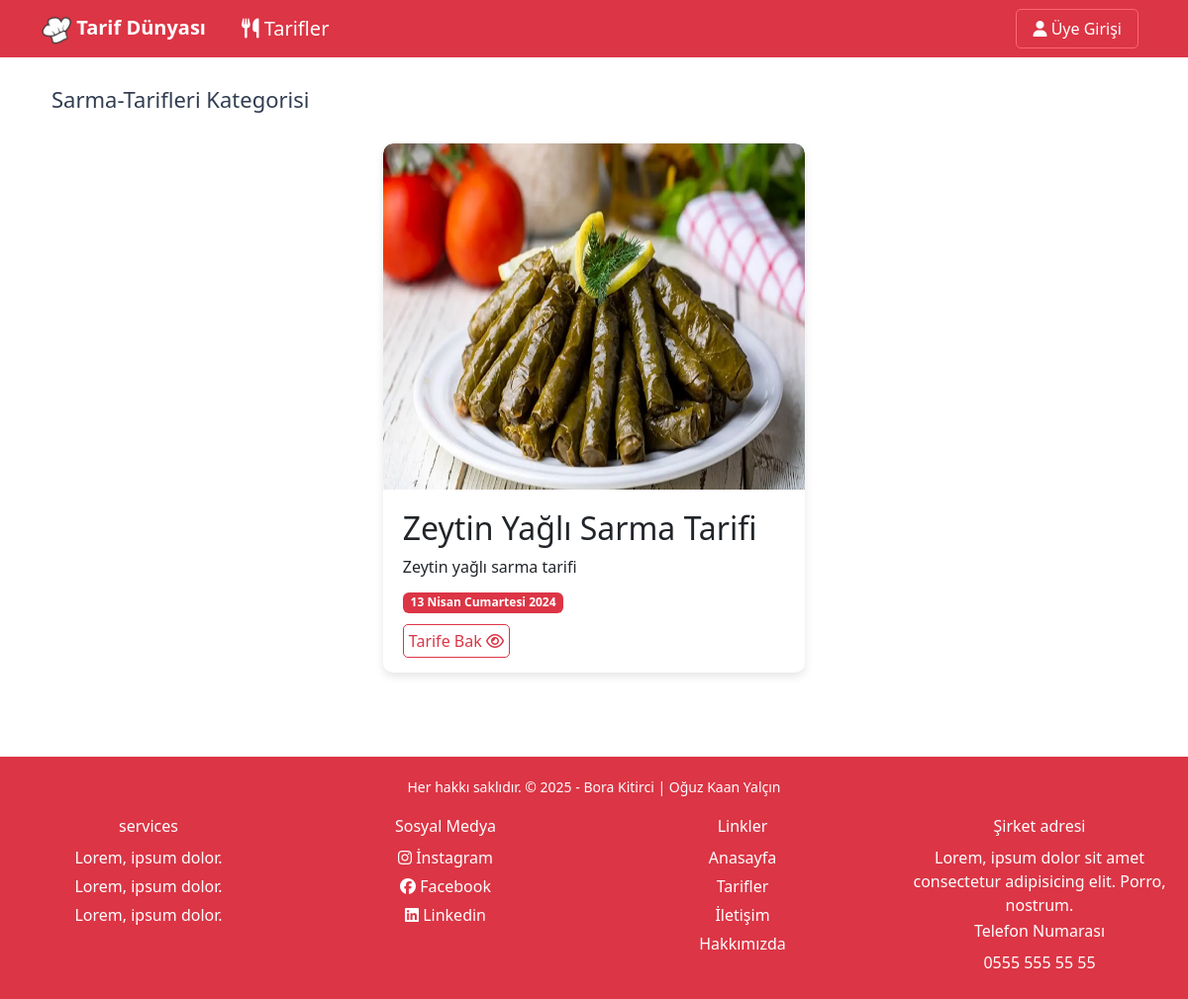
The page /tarifler/category/sarma-tarifleri on the database its author committed.
### foodMain/models.py (models this page shows, shortened)
class Categories(models.Model):
    name = models.CharField(max_length=40)
    slug = models.SlugField(default="", null=False, unique=True, db_index=True, max_length=50)
    image_url = models.CharField(default="", max_length=50)

class Food(models.Model):
    title = models.CharField(max_length=50)
    subtitle = models.CharField(max_length=100, default="")
    description = RichTextField()
    image_url = models.CharField(max_length=50)
    date = models.DateField()
    isUpdate = models.BooleanField()
    slug = models.SlugField(default="", null=False, unique=True, db_index=True)
    categories = models.ManyToManyField(Categories)

### foodMain/views.py (the view)
# urls.py: path("category/<slug:recipe_title>", views.getFoodByCategory, name='tarif_by_category')
def getFoodByCategory(request, recipe_title):
    recipes = Food.objects.filter(categories__slug = recipe_title).order_by("-date")
    category = Categories.objects.all()
    paginator = Paginator(recipes, 4)
    page = request.GET.get('page', 1)
    page_obj = paginator.page(page)
    return render(request, "foods/index.html", {
        "recipe": recipes,
        "page_obj": page_obj,
        "categories": category,
        "selectCategory": recipe_title
    })

### foodMain/Templates/foods/index.html (shortened to what this page needs)
{% extends "layout.html" %}
{% load static %}
{% block content %}
<div class="container">
    <div class="row justify-content-center">
       <div class="index_container">
            <div class="container2">
              {% if selectCategory %}
              <div class="section-titles">{{ selectCategory.title }} Kategorisi</div>
              {% endif %}
              <div class="card2-group">
            {% for rc in page_obj.object_list %}
            {% include "foods/partials/_tarifler.html" %}
            {% endfor %}
          </div>
        </div>
        </div>
</div>
</div>
{% endblock content %}
{% block footer %}
{% include "foods/partials/_footer.html" %}
{% endblock footer %}

### foodMain/Templates/foods/partials/_tarifler.html (shortened to what this page needs)
{% load static %}
      <div class="card2">
        <img src="{% static 'foods/images/'|add:rc.image_url %}" alt="{{ rc.title }}">
        <div class="content2">
            <h2 class="title2">{{ rc.title|title }}</h2>
            <p class="description2">{{ rc.subtitle }}</p>
            <p class="date2">
                <span class="badge bg-danger">{{ rc.date|date:'d F l Y' }}</span></p>
                <a href="{% url 'recipe_details' rc.slug %}" class="tarif-button">Tarife Bak <i class="fa-regular fa-eye"></i></a>
          </div>
        </div>

### pages/static/main.css (style rules this page uses)
body { font-family: 'Segoe UI', Tahoma, Geneva, Verdana, sans-serif; margin: 0; padding: 0; }
.tarif-button { text-decoration: none; background-color: transparent; border: 1px solid rgb(220, 53, 69); color: rgb(220, 53, 69); padding: 5px; border-radius: 5px; transition: ease 0.5s all; }
@media (min-width: 1200px) { .card2-group { display: flex; justify-content: center; flex-wrap: wrap; } }
.card2 { width: calc(40% - 20px); margin: 10px; border-radius: 10px; overflow: hidden; box-shadow: 0 4px 8px rgba(0, 0, 0, 0.1); position: relative; z-index: 1; }
.card2:nth-child(2n+1) { clear: both; }
.card2 img { width: 100%; height: 350px; border-radius: 10px 10px 0 0; }
.content2 { padding: 20px; }
.title2 { margin-top: 0; }
.description2 { margin-bottom: 10px; }
.date2 { color: #777; }
@media (min-width: 1200px) { .index_container { width: 35%; position: relative; top: 75px; } }
@media only screen and (min-width: 1025px) { .section-titles { font-size: 22px; color: #313d51; line-height: 50px; margin-bottom: 10px; position: relative; left: 10px; } }

### rows shown on the page
Categories: title "Sarma-Tarifleri"
Food: image_url (picture), title "Zeytin Yağlı Sarma Tarifi", subtitle "Zeytin yağlı sarma tarifi", date "13 Nisan Cumartesi 2024"
